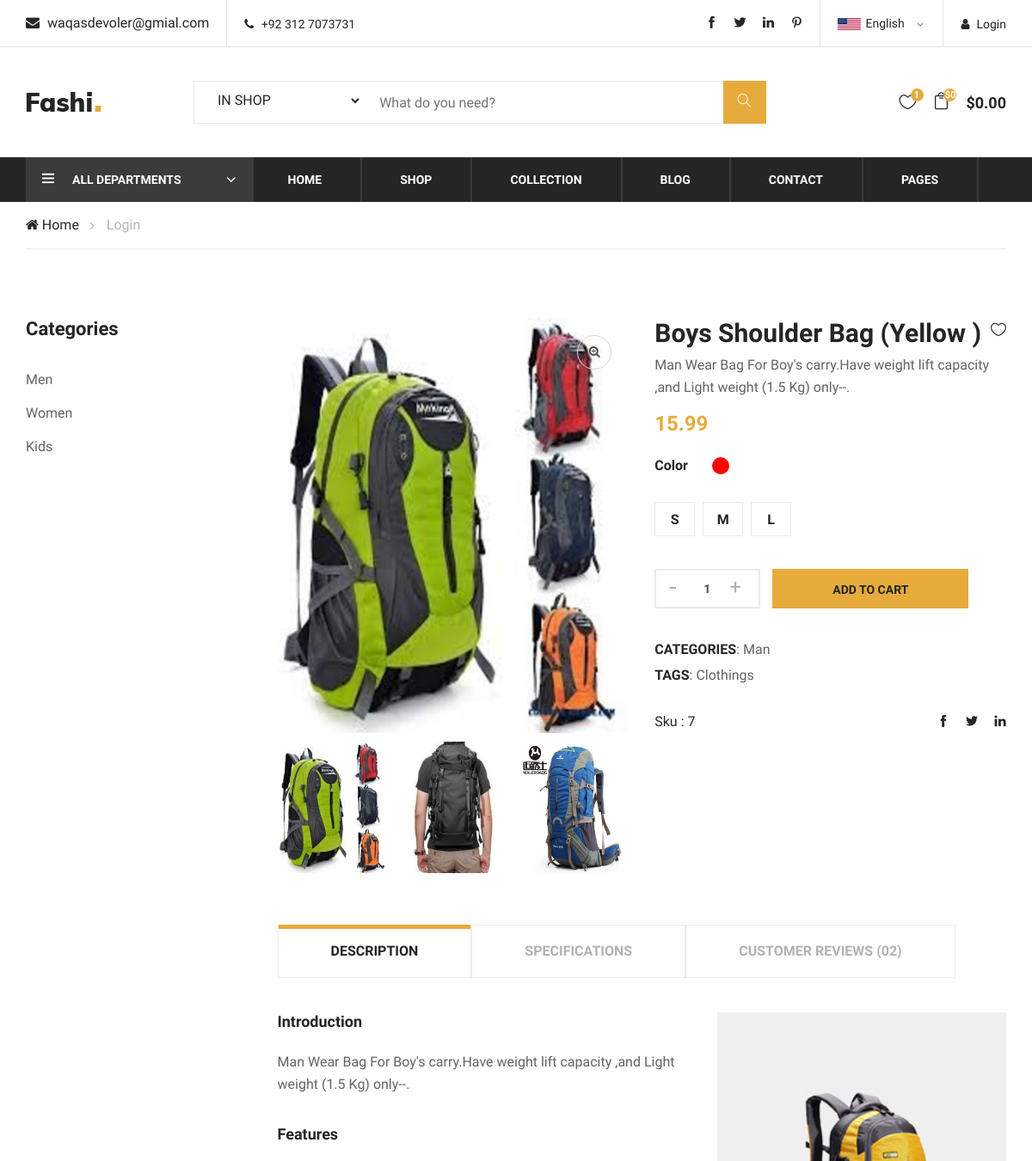
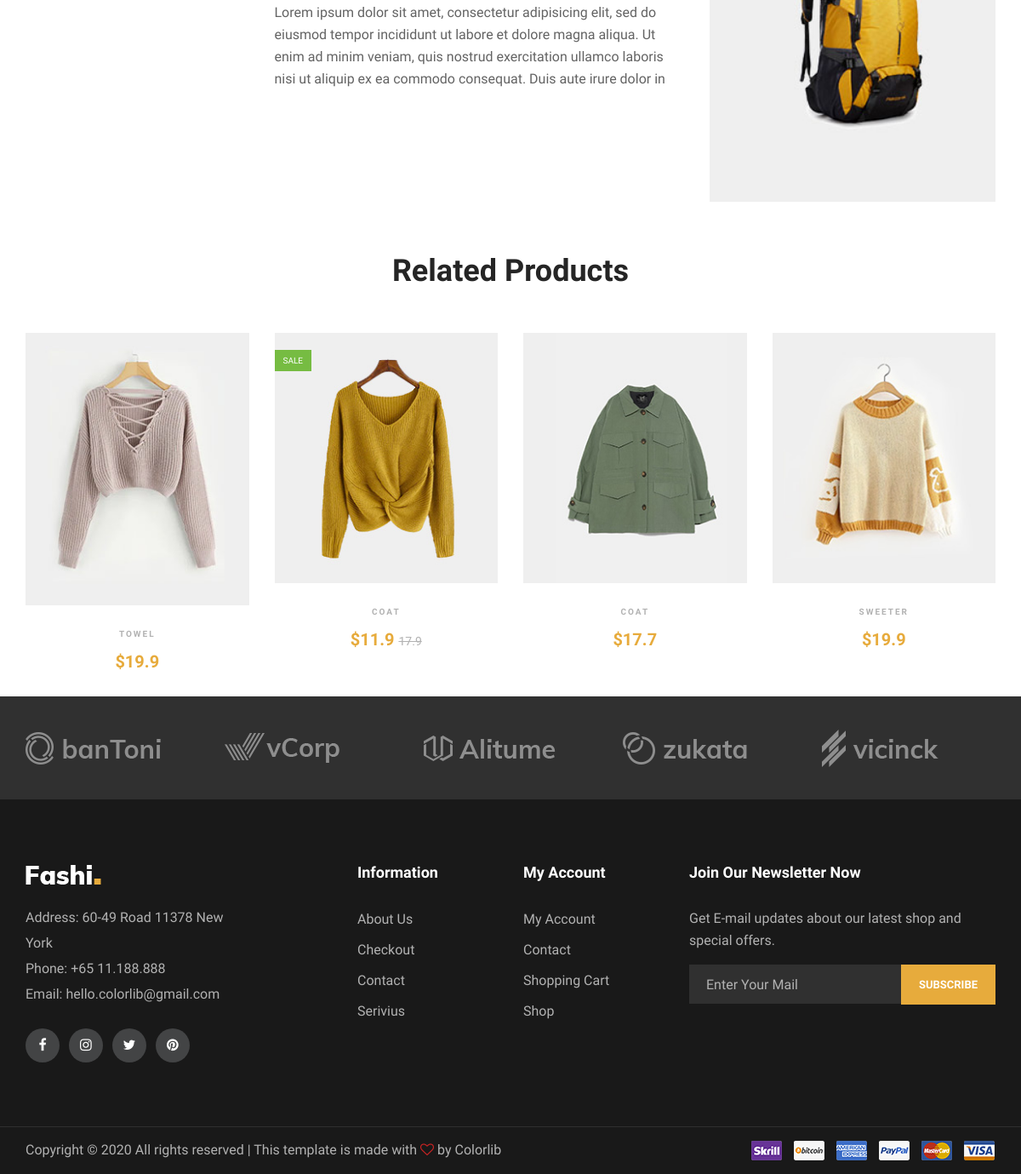
The page /product/7 on the database its author committed (2 pictures, top to bottom).
### Home/models.py (models this page shows, shortened)
class Item(models.Model):
    item_id = models.AutoField(primary_key=True)
    item_category = models.ForeignKey(Product,on_delete=models.CASCADE)
    item_subCategory = models.CharField(max_length=30)
    item_name = models.CharField(max_length=30,default='')
    item_titile = models.CharField(max_length=30)
    item_FrashPricse = models.FloatField(max_length=30)
    item_Discount_pricse = models.FloatField(max_length=30,default=0.00)
    item_discription = models.TextField()
    item_image = models.ImageField()
    item_quantity = models.IntegerField()
    item_weight = models.FloatField(default=1.0,help_text="In KG")
    item_publishDate = models.DateTimeField()
    small = models.BooleanField(default=False)
    extra_samll = models.BooleanField(default=False)
    medium = models.BooleanField(default=True)
    large = models.BooleanField(default=False)
    extra_large = models.BooleanField(default=False)
    item_color1 = ColorField(default='#FF0000')
    item_color2 = ColorField(null=True)
    item_color3 = ColorField(null=True)
    item_zoom_pic1 = models.ImageField(blank=True)
    item_zoom_pic2 = models.ImageField(blank=True)
    item_zoom_pic3 = models.ImageField(blank=True)
    item_coupen = models.ManyToManyField(Coupen)

class Product(models.Model):
    product_id = models.AutoField(primary_key=True)
    product_category = models.CharField(max_length=30)
    product_publishDate = models.DateTimeField(default='',)
    product_cover = models.ImageField(blank=True)
    product_baneer = models.ImageField()
    def __str__(self):
        return self.product_category

### Home/views.py (the view)
# urls.py: path('product/<int:pid>',views.Product_view,name='productpage'),
def Product_view(request,pid):
    pdt = Item.objects.filter(item_id=pid)
    ctg = pdt[0].item_subCategory
    relative_pdt = Item.objects.all()
    search_realted = Search_pdt(relative_pdt,ctg)
    send_ex = []
    send_ex.append(pdt[0].item_zoom_pic1)
    send_ex.append(pdt[0].item_zoom_pic2)
    send_ex.append(pdt[0].item_zoom_pic3)
    comments = ItemComment.objects.filter(post=pid)
    send_pdt = {"product":pdt[0],'realted_products':search_realted,'id':pid, 'item_zoom_pic':send_ex,'comments':comments}
    return render(request,'home/product.html',send_pdt)

### Home/views.py (called while the page is built)
def Search_pdt(pdt,ctg):
    related = []
    for pos,p in enumerate(pdt):
        if  ctg == p.item_subCategory:
            related.append(p)
        if pos == 4:
            break
    return related

### templates/home/product.html (shortened to what this page needs)
{% extends 'basic.html' %} {% block body %}
<body>
    <section class="product-shop spad page-details">
        <div class="container">
            <div class="row">
                <div class="col-lg-3">
                    <div class="filter-widget">
                        <h4 class="fw-title">Categories</h4>
                        <ul class="filter-catagories">
                            <li><a href="/filter_catagory/Man">Men</a></li>
                            <li><a href="/filter_catagory/Woman">Women</a></li>
                            <li><a href="/filter_catagory/Kid">Kids</a></li>
                        </ul>
                    </div>
                </div>
                <div class="col-lg-9">
                    <div class="row">
                        <div class="col-lg-6">
                            <div class="product-pic-zoom">
                                <img class="product-big-img " src="/media/{{product.item_zoom_pic1}}" alt="">
                                <div class="zoom-icon">
                                    <i class="fa fa-search-plus"></i>
                                </div>
                            </div>
                            <div class="product-thumbs">
                                <div class="product-thumbs-track ps-slider owl-carousel">
                                    <div class="pt zoomactive" data-imgbigurl="{{item_zoom_pic.item_zoom_pic1}}"><img src="/media/{{product.item_zoom_pic1}}" alt=""></div>
                                    <div class="pt zoomactive" data-imgbigurl="{{item_zoom_pic.item_zoom_pic2}}"><img src="/media/{{product.item_zoom_pic2}}" alt=""></div>
                                    <div class="pt zoomactive" data-imgbigurl="{{item_zoom_pic.item_zoom_pic3}}"><img src="/media/{{product.item_zoom_pic3}}" alt=""></div>
                                </div>
                            </div>
                        </div>
                        <div class="col-lg-6">
                            <div class="product-details">
                                <div class="pd-title">
                                    <h3 id='productname'>{{ product.item_titile}}</h3>
                                    <a href="#" class="heart-icon"><i class="icon_heart_alt"></i></a>
                                </div>
                                <div class="pd-desc">
                                    <p>{{product.item_discription}}</p>
                                    {% if product.item_Discount_pricse != 0 %}
                                    <h4 id='pricse'>{{product.item_Discount_pricse}}<span>{{product.item_FrashPricse}}</span></h4>
                                    {% else %}
                                    <h4 id='pricse'>{{product.item_FrashPricse}}</h4>
                                    {% endif %}
                                </div>
                                <div class="pd-color">
                                    <h6>Color</h6>
                                    <div class="pd-color-choose" id='sizechose'>
                                        {% if product.item_color1 != None %}
                                        <div class="cc-item">
                                            <label for="" style='Background-color:{{product.item_color1}}'></label>
                                        </div>
                                        {% endif %}
                                    </div>
                                </div>
                                <div class="pd-size-choose">
                                    {% if product.small %}
                                    <div class="sc-item">
                                        <label for="sm-size" id='small'>s</label>
                                    </div>
                                    {% endif %}  {% if product.medium %}
                                    <div class="sc-item">
                                        <label for="md-size" id='medium'>m</label>
                                    </div>
                                    {% endif %} {% if product.large %}
                                    <div class="sc-item">
                                        <label for="lg-size" id='large'>l</label>
                                    </div>
                                    {% endif %}
                                </div>
                                <div class="quantity">
                                    <div class="pro-qty">
                                        <input type="text" id='productquantity' value="1">
                                    </div>
                                    <a class="primary-btn pd-cart cartbtn" id="pdt{{product.item_id}}">Add To Cart</a>
                                </div>
                                <ul class="pd-tags">
                                    <li><span>CATEGORIES</span>: {{product.item_category}}</li>
                                    <li><span>TAGS</span>: {{product.item_subCategory}}</li>
                                </ul>
                                <div class="pd-share">
                                    <div class="p-code">Sku : {{product.item_id}}</div>
                                    <div class="pd-social">
                                        <a href="#"><i class="ti-facebook"></i></a>
                                        <a href="#"><i class="ti-twitter-alt"></i></a>
                                        <a href="#"><i class="ti-linkedin"></i></a>
                                    </div>
                                </div>
                            </div>
                        </div>
                    </div>
                    <div class="product-tab">
                        <div class="tab-item">
                            <ul class="nav" role="tablist">
                                <li>
                                    <a class="active" data-toggle="tab" href="#tab-1" role="tab">DESCRIPTION</a>
                                </li>
                                <li>
                                    <a data-toggle="tab" href="#tab-2" role="tab">SPECIFICATIONS</a>
                                </li>
                                <li>
                                    <a data-toggle="tab" href="#tab-3" role="tab">Customer Reviews (02)</a>
                                </li>
                            </ul>
                        </div>
                        <div class="tab-item-content">
                            <div class="tab-content">
                                <div class="tab-pane fade-in active" id="tab-1" role="tabpanel">
                                    <div class="product-content">
                                        <div class="row">
                                            <div class="col-lg-7">
                                                <h5>Introduction</h5>
                                                <p>{{product.item_discription}} </p>
                                                <h5>Features</h5>
                                                <p>Lorem ipsum dolor sit amet, consectetur adipisicing elit, sed do eiusmod tempor incididunt ut labore et dolore magna aliqua. Ut enim ad minim veniam, quis nostrud exercitation ullamco laboris nisi ut aliquip
                                                    ex ea commodo consequat. Duis aute irure dolor in </p>
                                            </div>
                                            <div class="col-lg-5">
                                                <img src="/media/{{product.item_image}}" id='productimag' alt="">
                                            </div>
                                        </div>
                                    </div>
                                </div>
                            </div>
                        </div>
                    </div>
                </div>
            </div>
        </div>
    </section>
    {% if realted_products %}
    <div class="related-products spad">
        <div class="container">
            <div class="row">
                <div class="col-lg-12">
                    <div class="section-title">
                        <h2>Related Products</h2>
                    </div>
                </div>
            </div>
            <div class="row">
                {% for item in realted_products %}
                <div class="col-lg-3 col-sm-6">
                    <div class="product-item">
                        <div class="pi-pic">
                            <img src="/media/{{item.item_image}}" alt=""> {% if item.item_Discount_pricse != 0.0 %}
                            <div class="sale">Sale</div>
                            {% endif %}
                        </div>
                        <div class="pi-text">
                            <div class="catagory-name">{{item.item_name}}</div>
                            {% if item.item_Discount_pricse != 0.0 %}
                            <div class="product-price">
                                ${{item.item_Discount_pricse}}
                                <span>{{item.item_FrashPricse}}</span>
                            </div>
                            {% else %}
                            <div class="product-price">
                                ${{item.item_FrashPricse}}
                            </div>
                            {% endif %}
                        </div>
                    </div>
                </div>
                {% endfor %}
            </div>
        </div>
        {% endif %}
</body>
{% endblock %}

### rows shown on the page
Item: item_zoom_pic1 (picture), item_zoom_pic2 (picture), item_zoom_pic3 (picture), item_titile "Boys Shoulder Bag (Yellow )", item_discription "Man Wear Bag For Boy's carry.Have weight lift capacity ,and Light weight (1.5 Kg) only--.", item_FrashPricse "15.99", item_category "Man", item_subCategory "Clothings", item_id "7", item_image (picture)
Item: item_image (picture), item_name "TOWEL", item_FrashPricse "19.9"
Item: item_image (picture), shows "SALE", item_name "COAT", item_Discount_pricse "11.9", item_FrashPricse "17.9"
Item: item_image (picture), item_name "COAT", item_FrashPricse "17.7"
Item: item_image (picture), item_name "SWEETER", item_FrashPricse "19.9"
